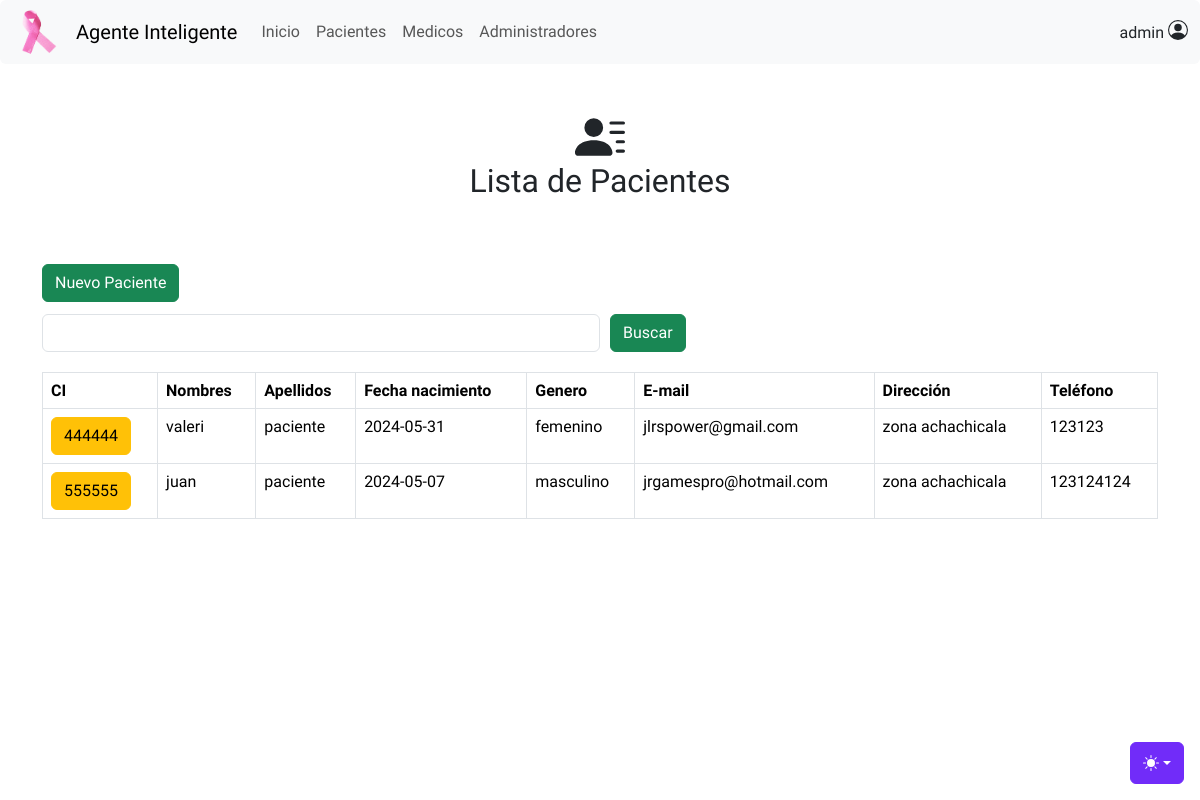
Page /admin/pacientes (signed in) on the committed database.
### app/models.py (models this page shows, shortened)
class Persona(db.Model):
    id = db.Column(db.Integer, primary_key=True)
    ci = db.Column(db.Integer, default=0, nullable=False)
    nombres = db.Column(db.String(255), nullable=False)
    apellidos = db.Column(db.String(255), nullable=False)
    fecha_nacimiento = db.Column(db.String(255), nullable=False)
    genero = db.Column(db.String(255), nullable=False)
    email = db.Column(db.String(255), nullable=False)
    direccion = db.Column(db.String(255), nullable=False)
    telefono = db.Column(db.String(255), nullable=False)
    status = db.Column(db.Integer, default=0, nullable=False)

### app/routes/admin.py (the view)
@bp.route('/admin/pacientes', methods=["POST","GET"])
def adminGetAllPaciente():
    if not session.get('admin_id'):
        return redirect('/admin/')
    if request.method== "POST":
        search=request.form.get('search')
        users = db.session.query(Persona, Paciente).join(Paciente, Persona.id == Paciente.id_persona).filter(Persona.apellidos.like(f'%{search}%')).all()
        return render_template('admin/pacientes.html',title='Approve Paciente',users=users)
    else:
        users = db.session.query(Persona, Paciente).join(Paciente, Persona.id == Paciente.id_persona).all()
        return render_template('admin/pacientes.html',title='Paciente',users=users)

### app/templates/admin/pacientes.html (shortened to what this page needs)
{% extends "layout.html"%}
{% block content %}
<div class="container">
    <div class="py-5 text-center">
        <h2>Lista de Pacientes</h2>
        </div>
    <div class="my-2">
        <a href="/paciente/crear" class="btn btn-success">Nuevo Paciente</a>
    </div>
    <div class="my-2">
        <form action="" method="POST" style="width:100%">
            <div class="d-flex align-items-center">
                <input type="text" name="search" id="search" class="form-control my-1 w-50">
                <button type="submit" class="btn btn-success " style="margin-left:10px;">Buscar</button>
            </div>
        </form>
    </div>
    <div class="my-2">
        <div class="table-responsive">
            <table class="table table-bordered">
                <thead>
                    <tr>
                        <th>CI</th>
                        <th>Nombres</th>
                        <th>Apellidos</th>
                        <th>Fecha nacimiento</th>
                        <th>Genero</th>
                        <th>E-mail</th>
                        <th>Dirección</th>
                        <th>Teléfono</th>
                    </tr>
                </thead>
                <tbody>
                    {% for persona, paciente in users %}
                    <tr>
                        <td><a href="/admin/paciente/{{persona.id}}/historiales" class="btn btn-warning">{{persona.ci}}</a></td>
                        <td>{{persona.nombres}}</td>
                        <td>{{persona.apellidos}}</td>
                        <td>{{persona.fecha_nacimiento}}</td>
                        <td>{{persona.genero}}</td>
                        <td>{{persona.email}}</td>
                        <td>{{persona.direccion}}</td>
                        <td>{{persona.telefono}}</td>
                    </tr>
                    {% endfor %}
                </tbody>
            </table>
        </div>
    </div>
</div>
{% endblock content %}

### app/static/assets/css/main.css (style rules this page uses)
* { font-family: "Kodchasan", sans-serif; }

### app/templates/layout.html (style rules this page uses)
.bi { vertical-align: -.125em; fill: currentColor; }

### rows in the picture
Persona: ci "444444", nombres "valeri", apellidos "paciente", fecha_nacimiento "2024-05-31", genero "femenino", email "jlrspower@gmail.com", direccion "zona achachicala", telefono "123123"
Persona: ci "555555", nombres "juan", apellidos "paciente", fecha_nacimiento "2024-05-07", genero "masculino", email "jrgamespro@hotmail.com", direccion "zona achachicala", telefono "123124124"

### other values in the picture
{{ session.admin_name }} "admin"
